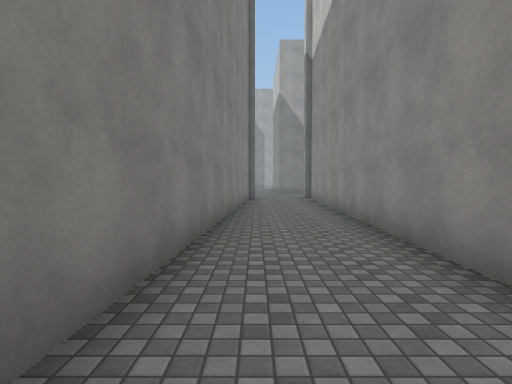
View 1 (above)

17 first-person views from a walk through a Unity game level. The camera is 1.4 m above the floor, tilts 2° down and sees 80° across. The floor is counted in squares, 2 m on a side. Each view is taken from the middle of a square. On the plan, view 1 faces up. The plan holds only what a view shows up to about 10 squares ahead; the rest is blank. The place goes on beyond the plan. Surface patterns are stand-ins for the level's own textures.

View 2
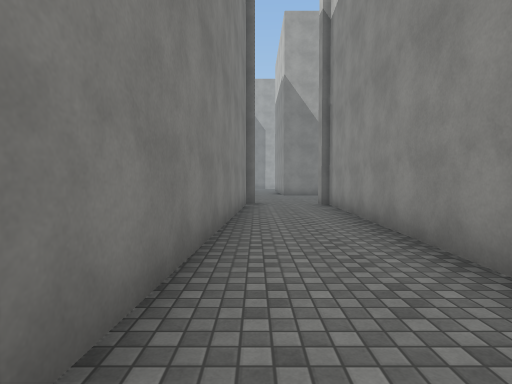

View 3
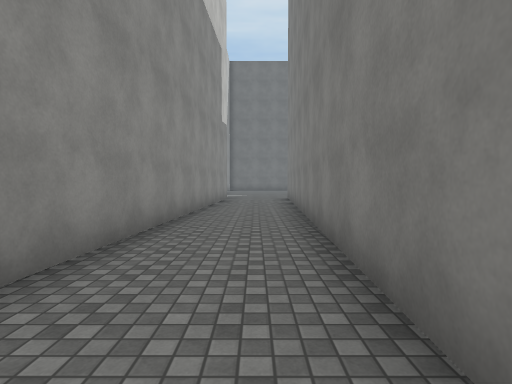

View 4
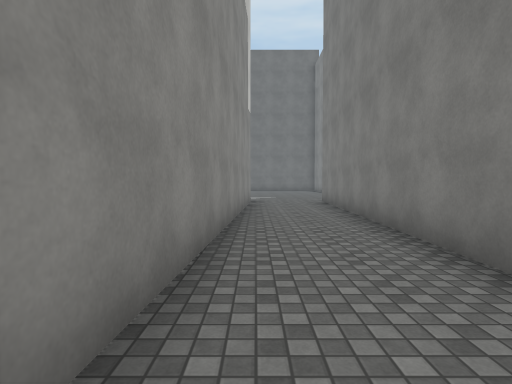

View 5
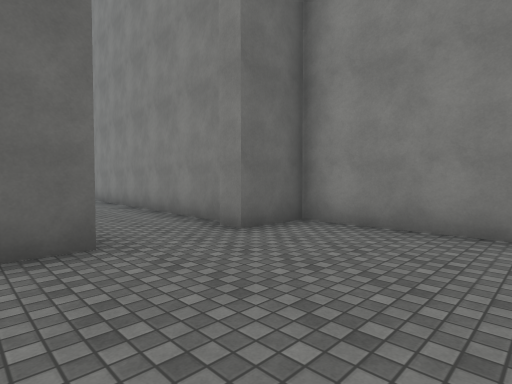

View 6
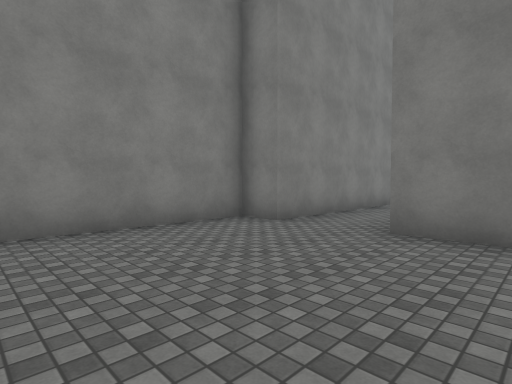

View 7
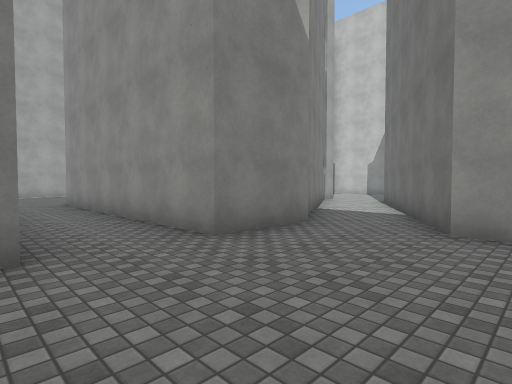

View 8
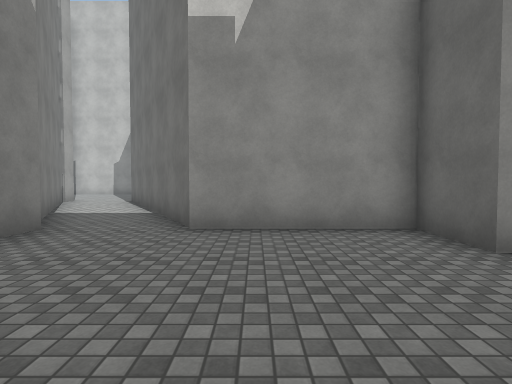

View 9
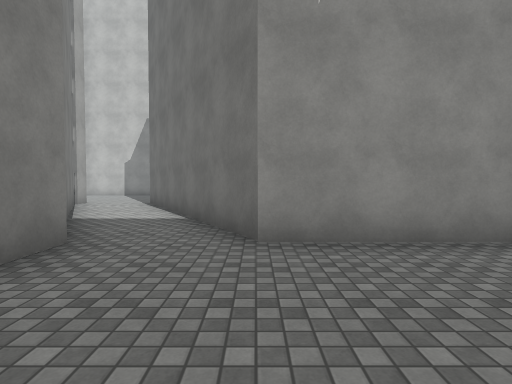

View 10
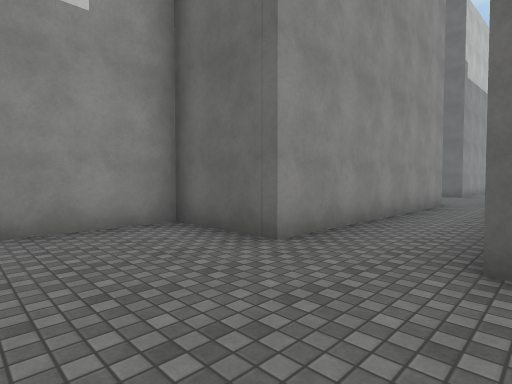

View 11
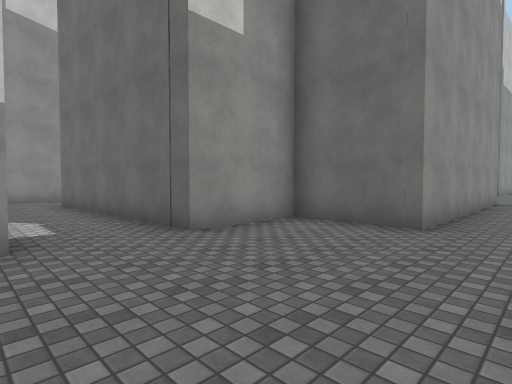

View 12
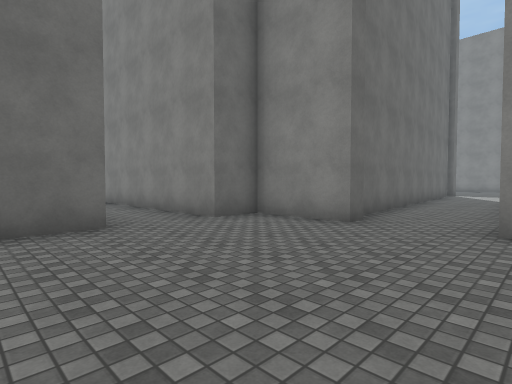

View 13
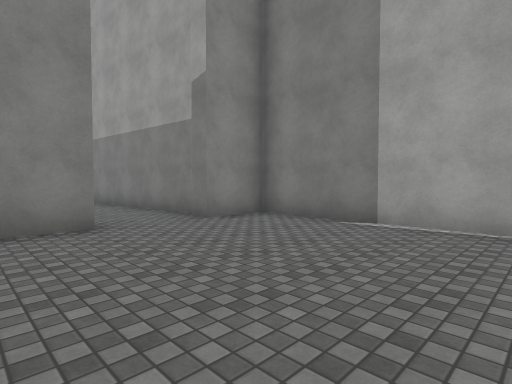

View 14
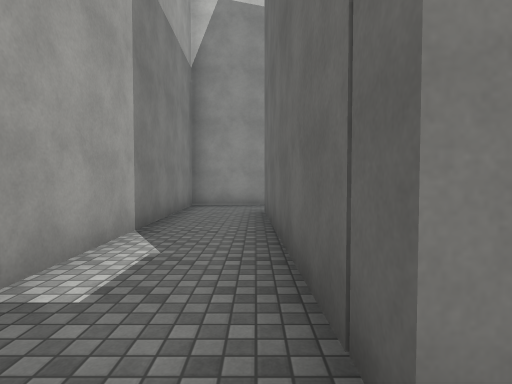

View 15
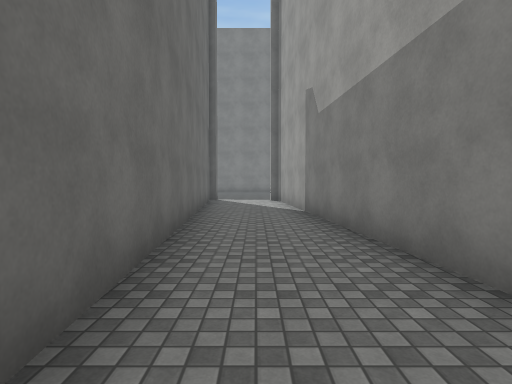

View 16
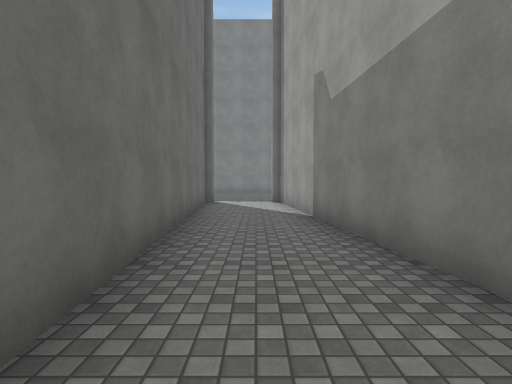

View 17
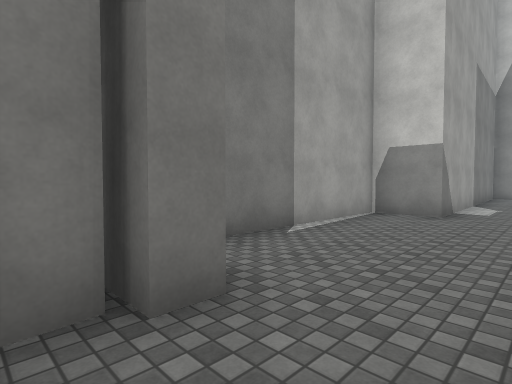

### Floor plan
Ten units are one square. View 1 is at (0, 0); x grows to the right and y downward. Boxes are objects, and circles mark ways between rooms. Rooms are numbered by the first view taken in them; rooms with no view inside come last. Other rooms are left out.
<svg viewBox="-130 -315 256 400">
<path fill="none" stroke="#000" d="M-3 -119 -13 80M20 -121 20 -127 35 -127 35 -159M-6 -181 -15 -181 -15 -127 0 -127 0 -121M26 -181 14 -181M12 77 22 -121M-24 -275 -18 -275 -18 -253 -6 -253 -6 -181M-24 -297 -125 -289M14 -181 14 -253 37 -253 37 -277 100 -282M121 -277 119 -299 37 -296 37 -310 -18 -310 -18 -294 -23 -294M-125 -264 -30 -271"/>
<circle cx="5" cy="-180" r="3" fill="#2a7"/>
<text x="10" y="-60">1</text>
<text x="0" y="-270">2</text>
</svg>
Room 1 opens to room 2.

Where each view was taken, in squares from view 1:
view 1: 0 up, 0 right, facing up
view 2: 3 up, 0 right, facing up
view 3: 4 up, 0 right, facing down
view 4: 2 up, 1 right, facing down
view 5: 16 up, 3 right, facing down-left
view 6: 14 up, 3 right, facing up-left
view 7: 15 up, 1 left, facing up-right
view 8: 15 up, 1 left, facing right
view 9: 16 up, 0 right, facing right
view 10: 28 up, 1 left, facing down-right
view 11: 30 up, 0 right, facing down-right
view 12: 30 up, 3 right, facing down-left
view 13: 26 up, 3 right, facing up-left
view 14: 28 up, 3 right, facing right
view 15: 28 up, 2 left, facing left
view 16: 28 up, 3 left, facing left
view 17: 28 up, 3 left, facing up-right
